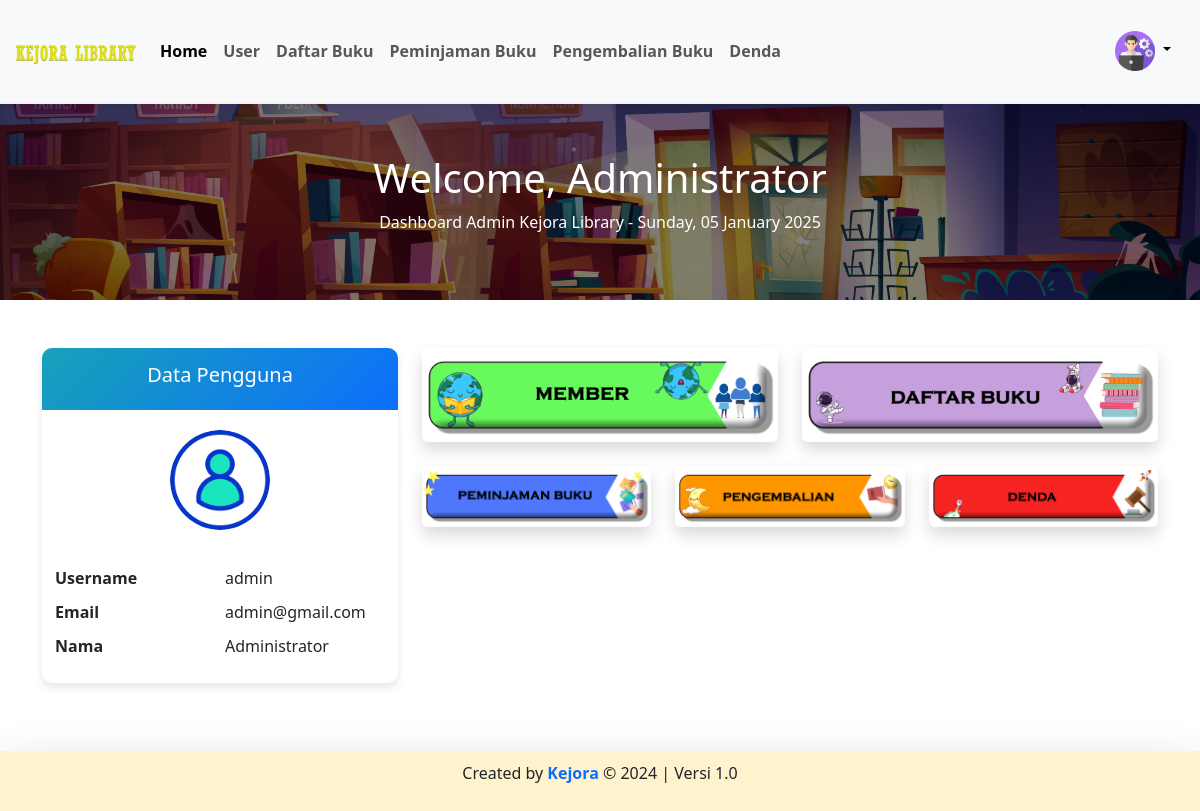
/admin/admin.php (signed in), run on the app's committed database.
### tables this page shows
CREATE TABLE `users` (
  `user_id` int NOT NULL,
  `email` varchar(100) DEFAULT NULL,
  `username` varchar(255) NOT NULL,
  `nama` varchar(255) NOT NULL,
  `password` varchar(255) NOT NULL,
  `jenis_kelamin` varchar(20) NOT NULL,
  `no_tlp` varchar(15) NOT NULL,
  `tgl_pendaftaran` date NOT NULL,
  `role` enum('ADMIN','USER') NOT NULL
);

### config/config.php (called while the page is built, shortened)
<?php
$host = "127.0.0.1";
$username = "root";
$password = "";
$database_name = "kejora_library";
$connection = mysqli_connect($host, $username, $password, $database_name);
function queryReadData($dataKategori)
{
  global $connection;
  $result = mysqli_query($connection, $dataKategori);
  $items = [];
  while ($item = mysqli_fetch_assoc($result)) {
    $items[] = $item;
  }
  return $items;
}

### admin/admin.php (the view, shortened to what this page needs)
<?php
require "../config/config.php";
$user_id = $_SESSION["users"]["user_id"];
$dataUser = queryReadData("SELECT * FROM users WHERE user_id = $user_id");
?>
<!DOCTYPE html>
<html lang="en">
<head>
  <link href="../assets/bootstrap/bootstrap.min.css" rel="stylesheet">
</head>
<body>
  <?php include 'navbar.php'; ?>
  <div class="mt-5 pt-2">
    <div class="hero mt-5">
      <h1>Welcome, <span class="text-capitalize"><?php echo $_SESSION['users']['nama']; ?></span></h1>
      <p>Dashboard Admin Kejora Library - <span><?php echo date('l, d F Y'); ?></span></p>
    </div>
    <div class="container my-5">
      <div class="row">
        <div class="col-md-4">
          <div class="user-card">
            <div class="user-card-header">
              <h5>Data Pengguna</h5>
            </div>
            <div class="user-card-body">
              <img src="../assets/img/user.png" class="rounded-circle" width="100px" alt="User Image">
              <div class="user-info mt-3 row">
                <?php foreach ($dataUser as $item) : ?>
                  <div class="col-6"><strong>Username</strong></div>
                  <div class="col-6"><?= $item["username"]; ?></div>
                  <div class="col-6"><strong>Email</strong></div>
                  <div class="col-6"><?= $item["email"]; ?></div>
                  <div class="col-6"><strong>Nama</strong></div>
                  <div class="col-6"><?= $item["nama"]; ?></div>
                <?php endforeach; ?>
              </div>
            </div>
          </div>
        </div>
        <div class="col-md-8">
          <div class="row">
            <div class="col-md-6 mb-4">
              <div class="card shadow">
                <a href="users.php">
                  <img src="../assets/img/card/member.png" class="card-img" alt="Daftar Users">
                </a>
              </div>
            </div>
            <div class="col-md-6 mb-4">
              <div class="card shadow">
                <a href="buku.php">
                  <img src="../assets/img/card/bukuAdmin.png" class="card-img" alt="Daftar Buku">
                </a>
              </div>
            </div>
            <div class="col-md-4 mb-4">
              <div class="card shadow">
                <a href="peminjamanBuku.php">
                  <img src="../assets/img/card/peminjaman.png" class="card-img" alt="Peminjam Buku">
                </a>
              </div>
            </div>
            <div class="col-md-4 mb-4">
              <div class="card shadow">
                <a href="pengembalianBuku.php">
                  <img src="../assets/img/card/pengembalianAdmin.png" class="card-img" alt="Pengembalian Buku">
                </a>
              </div>
            </div>
            <div class="col-md-4 mb-4">
              <div class="card shadow">
                <a href="denda.php">
                  <img src="../assets/img/card/denda.png" class="card-img" alt="Denda">
                </a>
              </div>
            </div>
          </div>
        </div>
      </div>
    </div>
  </div>
  <footer class="bg-warning-subtle text-dark shadow-lg" style="padding: 10px 0;text-align: center;">
    <p>Created by <span class="text-primary fw-bold">Kejora</span> &copy; 2024 | Versi 1.0</p>
  </footer>
</body>
</html>

### admin/admin.php (style rules this page uses)
.hero { background: url('../assets/img/hero-background-2.jpg') no-repeat center center/cover; color: white; padding: 50px 20px; text-align: center; position: relative; }
.hero::after { content: ""; position: absolute; top: 0; left: 0; width: 100%; height: 100%; background-color: rgba(0, 0, 0, 0.5); z-index: 1; }
.hero h1, .hero p { position: relative; z-index: 2; }
.card { border: none; transition: transform 0.3s ease-in-out; }
.user-card { border-radius: 10px; overflow: hidden; box-shadow: 0px 4px 8px rgba(0, 0, 0, 0.1); margin-bottom: 20px; }
.user-card-header { background: linear-gradient(135deg, #17a2b8, #0d6efd); padding: 15px; color: white; text-align: center; }
.user-card-body { padding: 20px; text-align: center; }
.user-card img { border-radius: 50%; margin-bottom: 15px; }
.user-info { display: flex; flex-wrap: wrap; text-align: left; }
.user-info .col-6 { padding: 5px; }

### data on the page
users: username "admin", email "admin@gmail.com", nama "Administrator"

### other printed values
$_SESSION['users']['nama'] "Administrator"
